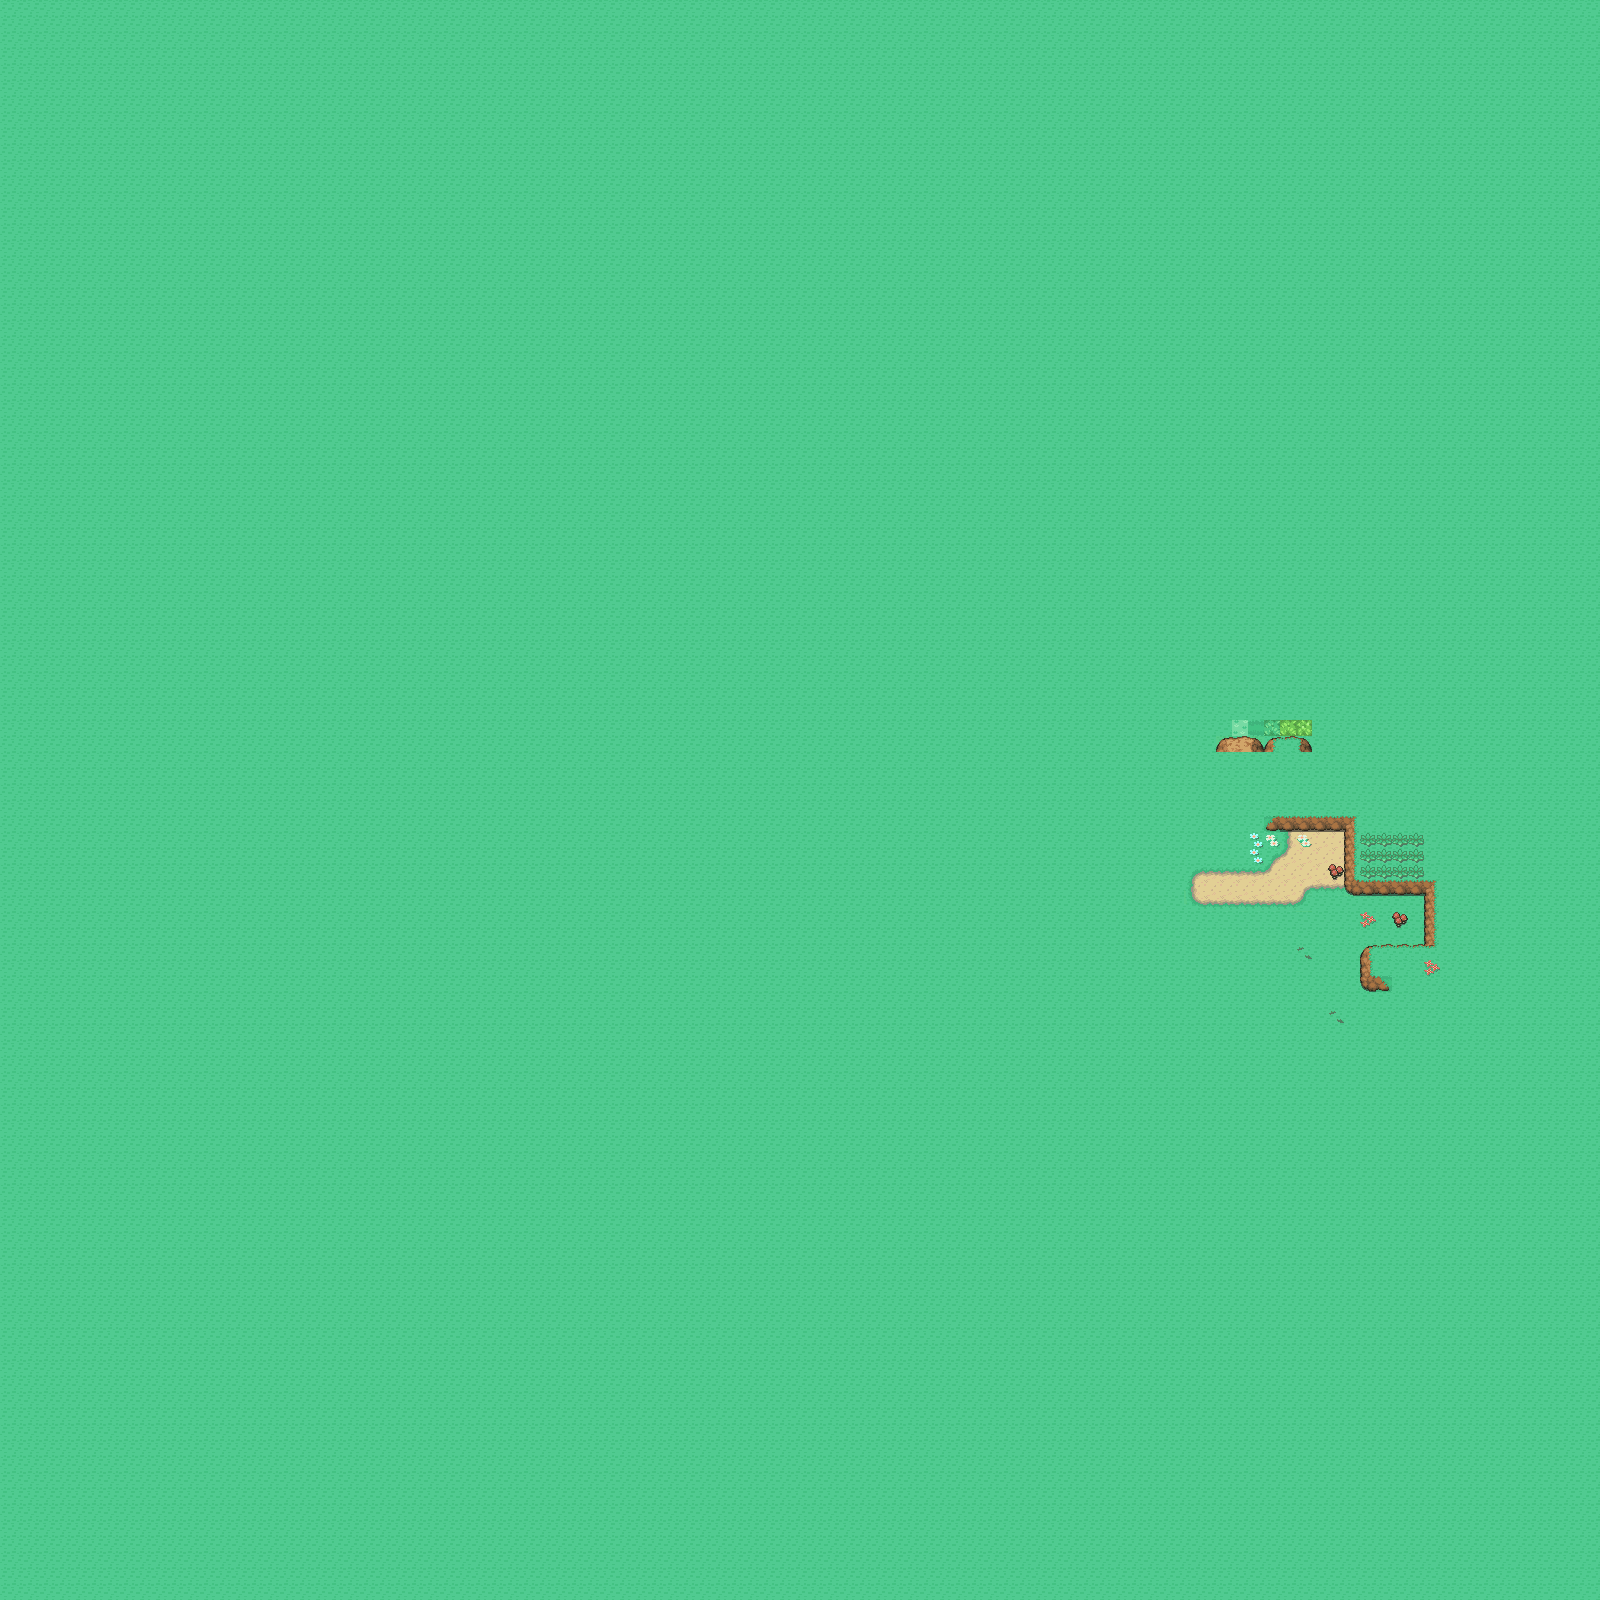

Below is a game level as drawn by its tile map, then a one-line description and the .tmx that defines it (tile-layer data replaced by summaries):
An orthogonal 100x100 tile map with 16x16 px tiles, 5 tile layers (base_1, overlays_1, walls_1, detail_1, ...), 8 tilesets and 16 objects (7x Rock, 4x NPC, Sign, Pokeball, Stump, ...).

<map version="1.0" tiledversion="1.0.3" orientation="orthogonal" renderorder="right-down" width="100" height="100" tilewidth="16" tileheight="16" nextobjectid="31">
 <tileset firstgid="1" name="base" tilewidth="16" tileheight="16" tilecount="28" columns="7">
  <image source="Assets/base.png" width="112" height="64" />
 </tileset>
 <tileset firstgid="29" name="overlays" tilewidth="16" tileheight="16" tilecount="234" columns="13">
  <image source="Assets/transitions.png" width="208" height="288" />
 </tileset>
 <tileset firstgid="263" name="walls" tilewidth="16" tileheight="16" tilecount="132" columns="12">
  <image source="Assets/walls.png" width="192" height="176" />
 </tileset>
 <tileset firstgid="395" name="detail" tilewidth="16" tileheight="16" tilecount="6" columns="6">
  <image source="Assets/detail.png" width="96" height="16" />
 </tileset>
 <tileset firstgid="401" name="characters_1_2" tilewidth="16" tileheight="32" tilecount="36" columns="12">
  <image source="Assets/characters_1_2.png" width="192" height="96" />
 </tileset>
 <tileset firstgid="437" source="World.tsx" />
 <tileset firstgid="923" name="characters_2_2" tilewidth="32" tileheight="32" tilecount="12" columns="12">
  <image source="Assets/characters_2_2.png" width="384" height="32" />
 </tileset>
 <tileset firstgid="935" name="objects_1_1" tilewidth="16" tileheight="16" tilecount="15" columns="5">
  <image source="Assets/objects_1_1.png" width="80" height="48" />
 </tileset>
 <layer name="base_1" width="100" height="100">
  <properties>
   <property name="Tileset" value="base" />
  </properties>
  <data>[10000 cells, 10000 non-empty, 7 distinct tile ids]</data>
 </layer>
 <layer name="overlays_1" width="100" height="100">
  <properties>
   <property name="Tileset" value="overlays" />
  </properties>
  <data>[10000 cells, 46 non-empty, 11 distinct tile ids]</data>
 </layer>
 <layer name="walls_1" width="100" height="100">
  <properties>
   <property name="Tileset" value="walls" />
  </properties>
  <data>[10000 cells, 32 non-empty, 14 distinct tile ids]</data>
 </layer>
 <layer name="detail_1" width="100" height="100">
  <properties>
   <property name="Tileset" value="detail" />
  </properties>
  <data>[10000 cells, 22 non-empty, 6 distinct tile ids]</data>
 </layer>
 <objectgroup name="objects_1">
  <properties>
   <property name="Tileset" value="Objects" />
  </properties>
  <object id="20" name="Sign" type="Sign" gid="935" x="1200" y="864" width="16" height="16">
   <properties>
    <property name="Text" value="Hey look you can read" />
   </properties>
  </object>
  <object id="21" name="Pokeball" gid="942" x="1332" y="792" width="16" height="16" />
  <object id="22" name="Rock" gid="939" x="1132" y="970" width="16" height="16" />
  <object id="23" name="Rock" gid="939" x="1145" y="976" width="16" height="16" />
  <object id="24" name="Rock" gid="939" x="1147" y="987" width="16" height="16" />
  <object id="25" name="Rock" gid="939" x="1158" y="986" width="16" height="16" />
  <object id="26" name="Rock" gid="939" x="1171" y="994" width="16" height="16" />
  <object id="27" name="Rock" gid="939" x="1174" y="1010" width="16" height="16" />
  <object id="28" name="Rock" gid="939" x="1199" y="1010" width="16" height="16" />
  <object id="29" name="Stump" gid="946" x="1482" y="903" width="16" height="16" />
  <object id="30" name="Bush" gid="941" x="1343" y="963" width="16" height="16" />
 </objectgroup>
 <objectgroup color="#c8ffff00" name="characters_1">
  <object id="14" name="Baby" type="NPC" gid="401" x="1378.5" y="830.5" width="16" height="32">
   <properties>
    <property name="speed" type="int" value="30" />
   </properties>
  </object>
  <object id="15" name="Girl" type="NPC" gid="413" x="1294" y="865.5" width="16" height="32">
   <properties>
    <property name="speed" type="int" value="80" />
   </properties>
  </object>
  <object id="19" name="Secret Fat Guy" type="NPC" gid="923" x="944" y="1123" width="32" height="32">
   <properties>
    <property name="speed" type="int" value="1" />
   </properties>
  </object>
 </objectgroup>
 <objectgroup name="characters_2">
  <object id="18" name="Flying Baby" type="NPC" gid="401" x="1167" y="829.5" width="16" height="32">
   <properties>
    <property name="speed" type="int" value="30" />
   </properties>
  </object>
 </objectgroup>
 <objectgroup name="collisionObj_1">
  <object id="7" type="CollisionLine" x="1378" y="686.333" visible="0">
   <polyline points="0,0 0,-21.6667 76.3333,-22 77.3333,48 -0.666667,48.3333 -0.333333,43" />
  </object>
 </objectgroup>
 <layer name="base_2" width="100" height="100">
  <properties>
   <property name="Tileset" value="base" />
  </properties>
  <data>[10000 cells, 0 non-empty, 0 distinct tile ids]</data>
 </layer>
</map>
